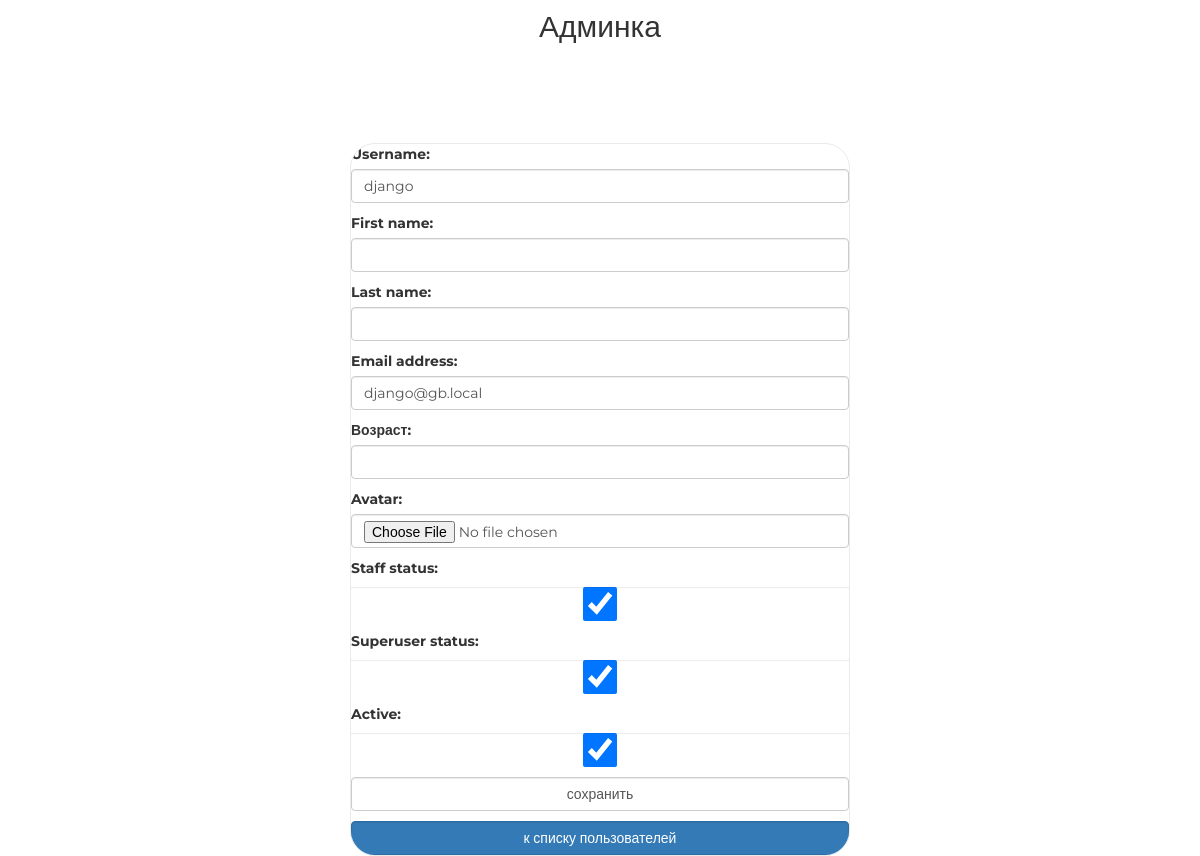
Before: /new/admin/user/update/1/ (signed in) with the older database file.
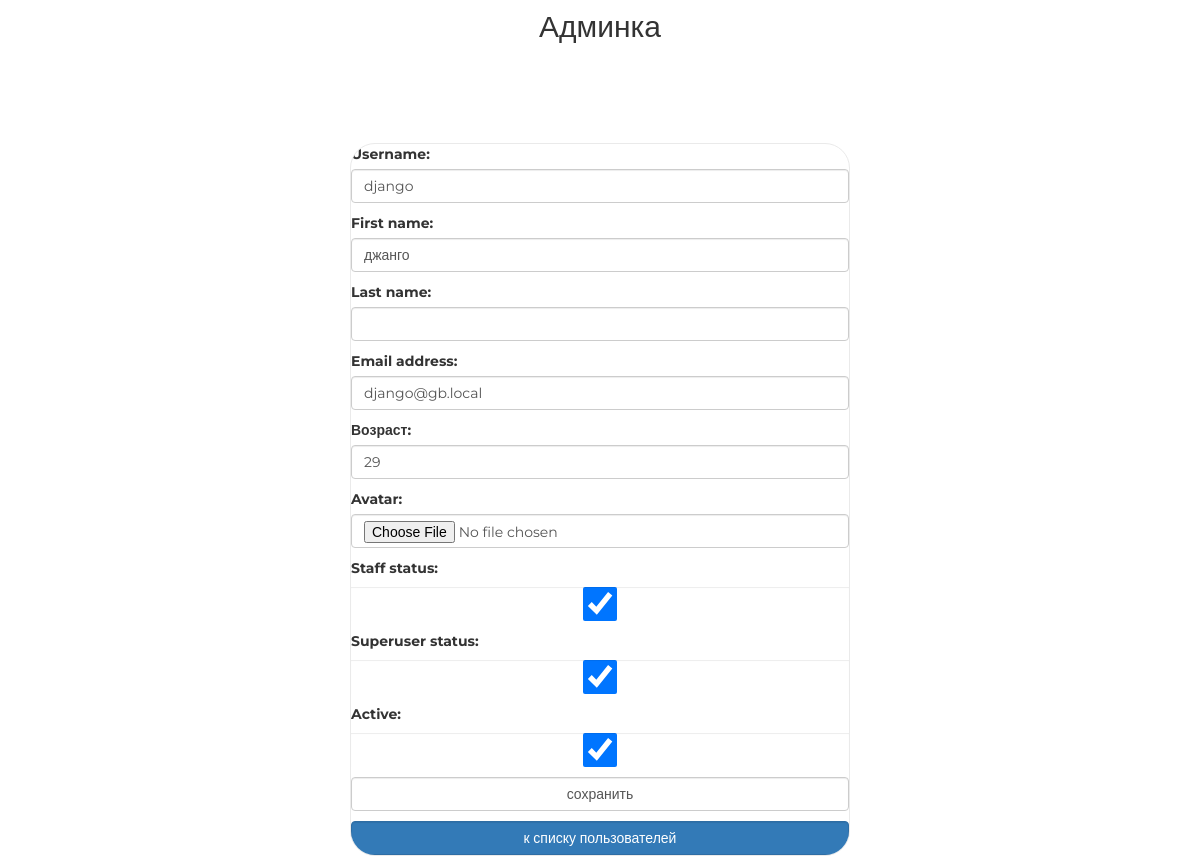
After: the same page with the newer database file.
### authapp/models.py (models this page shows, shortened)
class ShopUser(AbstractUser):
    age = models.PositiveIntegerField('возраст', null=True)
    avatar = models.ImageField(upload_to='avatars', blank=True)
    activate_code = models.CharField(max_length=128, blank=True)
    registration_start_time = models.DateTimeField(
        auto_now_add=True, null=True)

### adminapp/views.py (the view)
# urls.py: path('user/update/<int:user_pk>/', adminapp.ShopUserAdminUpdate.as_view(),
class ShopUserAdminUpdate(SuperUserOnlyMixin, UpdateView):
    model = get_user_model()
    form_class = AdminShopUserUpdateForm
    success_url = reverse_lazy('new_admin:index')
    pk_url_kwarg = 'user_pk'

### adminapp/forms.py
class AdminShopUserUpdateForm(ShopUserChangeForm):
    class Meta:
        model = get_user_model()
        fields = ('username', 'first_name', 'last_name', 'password',
                  'email', 'age', 'avatar',
                  'is_staff', 'is_superuser', 'is_active')

### adminapp/views.py (called while the page is built)
    @method_decorator(user_passes_test(lambda user: user.is_superuser))
    def dispatch(self, request, *args, **kwargs):
        return super().dispatch(request, *args, **kwargs)

### mainapp/context_processors.py (called while the page is built)
def categories(request):
    return {
        'menu': ProductCategory.objects.filter(is_active=True)
    }

### adminapp/templates/authapp/shopuser_form.html (shortened to what this page needs)
{% extends 'adminapp/base.html' %}
{% load static %}
{% block container %}
    <div class="login">
        <form class="form-horizontal" method="post" enctype="multipart/form-data">
            {{ form.as_p }}
            <input class="form-control" type="submit" value="сохранить">
        </form>
        <a href="{% url 'new_admin:index' %}"
           class="btn btn-primary form-control last">
            к списку пользователей
        </a>
    </div>
{% endblock %}

Changed rows visible on the page:
changed ShopUser "django": first_name (not shown) → "джанго"; age (not shown) → "29"
